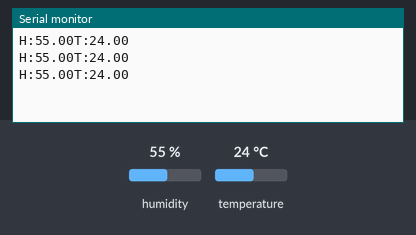
Simulated run of this sketch. Board: Arduino Uno, built with avr-gcc and run on an emulated ATmega328P. On the bench: the last lines printed to the serial monitor. The inputs (shaded band) are chosen by the test bench; at power-on: humidity 55 %, temperature 24 °C.

Above: at 3.8 s.
3.9 s: humidity set to 22 %
At 6.6 s:
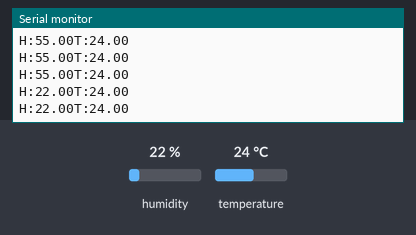
6.8 s: temperature set to 12 °C
At 8.5 s:
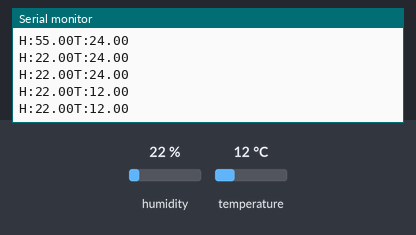
9.7 s: humidity set to 40 %
At 11.0 s:
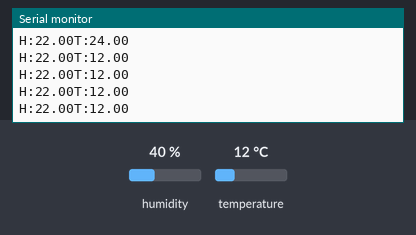
Timing chart, 0 to 12.7 s (numbered marks = the images above; inputs shaded):
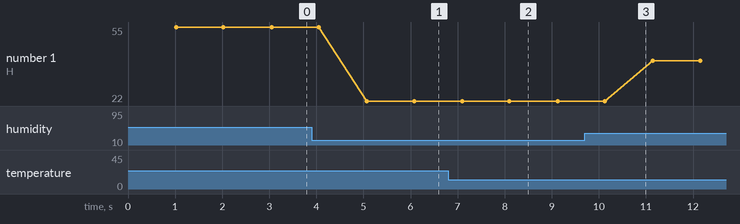

Measured:
- after the input at 3.9 s, the serial monitor: prints a new line after 1.2 s (image 1)
- after the input at 6.8 s, the serial monitor: prints a new line after 0.30 s (image 2)
- plotted number 1: 55 → 22 after the input at 3.9 s, 22 → 40 after the input at 9.7 s

The sketch:

Dht11.ino
```cpp
#include "DHT.h"

#define DHTTYPE DHT11

const int DHTPin = 7;

DHT dht(DHTPin, DHTTYPE);

void setup() {
  Serial.begin(9600);

  dht.begin();

}

void loop() {

  delay(1000);

  float h = dht.readHumidity();
  float t = dht.readTemperature();

  if (isnan(h)|| isnan(t)){
    Serial.println("NaN");
    return;
  }

  Serial.print("H:");
  Serial.print(h);
  //Serial.print(" %/t");
  Serial.print("T:");
  Serial.print(t);
  //Serial.print(" *C ");
  Serial.println("");

}

/***********************/
```
